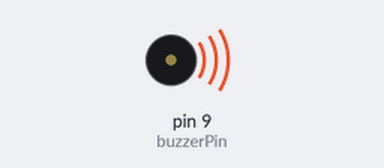
A sketch run on a simulated Arduino Uno, built with avr-gcc and run on an emulated ATmega328P. Parts: buzzer (waves = sounding).

Above: at 0.15 s.
At 25.6 s:
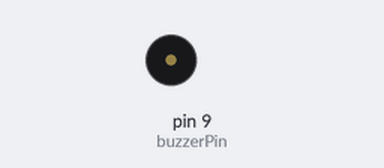
Timing chart, 0 to 26.0 s (numbered marks = the images above):
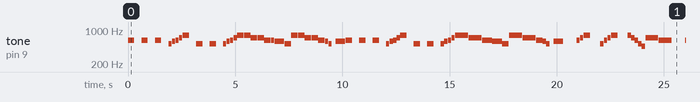

Measured:
- by itself, tone on pin 9 (buzzerPin): plays 622 Hz for 0.30 s, 622 Hz for 0.30 s, 622 Hz for 0.30 s, 523 Hz for 0.15 s, 587 Hz for 0.15 s, 622 Hz for 0.15 s … (373 notes in this stretch)

The sketch:

Ex_9_1_1.ino
```cpp
int buzzerPin=9;
int songLength=142;

char notes[] = "e e e cdefg c c cdefggffeedcggffedc de e e cdefg c c cdefggffeedcggffedc d efg cefg gfecbfe efg efg egfcbfe gfe cgfe ceecbecbecbgf gfecbgf gf ";
int beats[] = {2,2,2,2,2,2,1,1,1,1,2,2,2,2,2,2,1,1,1,1,2,2,2,2,2,1,3,2,2,2,2,2,2,1,1,1,3,2,2,2,2,2,2,1,1,1,1,2,2,2,2,2,2,1,1,1,1,2,2,2,2,2,1,3,2,2,2,2,2,2,1,1,1,3,4,1,1,2,3,1,1,1,2,3,1,1,1,1,1,4,4,4,1,1,2,4,1,1,2,1,1,2,2,1,1,4,4,4,1,1,2,3,1,1,1,2,3,1,1,1,1,1,2,1,1,2,1,1,2,2,2,2,4,2,1,1,2,2,2,2,4,4};
int tempo = 150;

void setup() {
  pinMode(buzzerPin, OUTPUT);
}

void loop() {
  int duration;

  for(int i = 0; i< songLength; i++){
    duration = beats[i] * tempo;
    if(notes[i] == ' '){
      delay(duration);
    }else{
      tone(buzzerPin, frequency(notes[i]), duration);
      delay(duration);
    }
    delay(tempo/10);
  }
}

int frequency(char note){
  int i;
  int notes = 8;
  char names[] = {'c','d','e','f','g','a','b','c'};
  int frequencies[] = {523, 587,622 , 698, 784, 880, 466, 1046};

  for(i = 0; i<notes; i++){
    if(names[i] == note){
      return frequencies[i];
    }
  }
  return 0;
}
```
